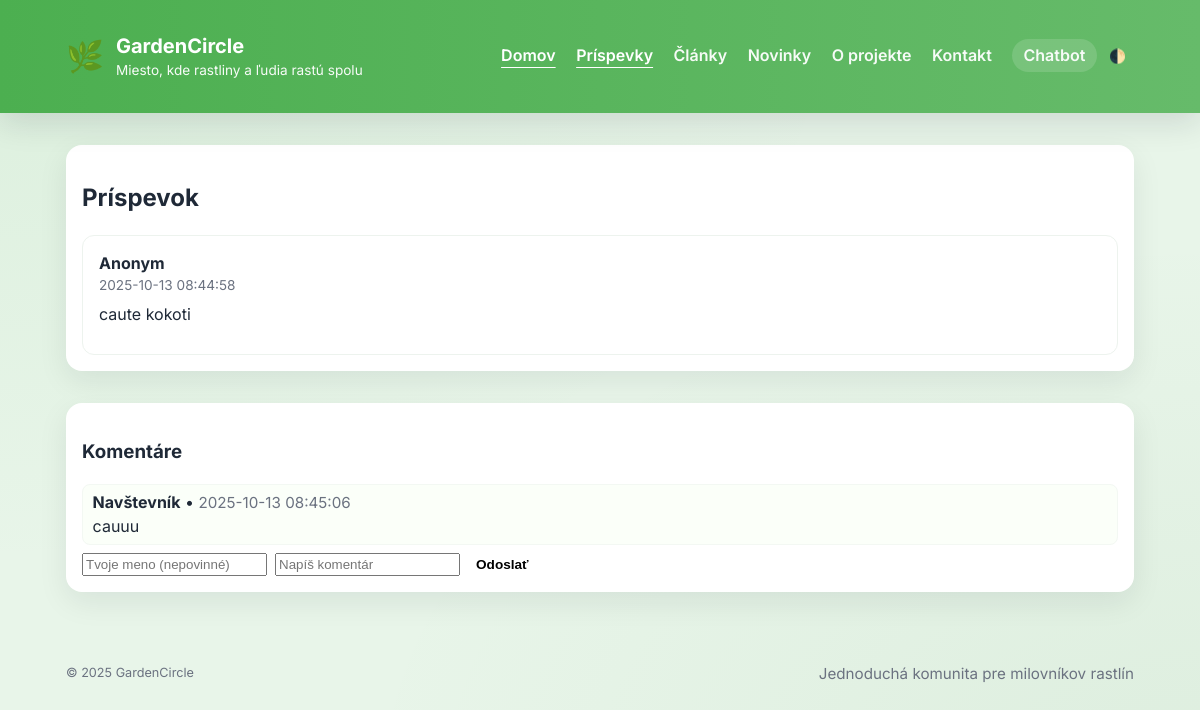
/posts/7, run on the app's committed database.
### tables this page shows
CREATE TABLE posts (
            id INTEGER PRIMARY KEY AUTOINCREMENT,
            author TEXT NOT NULL DEFAULT 'Anonym',
            content TEXT NOT NULL,
            created_at TIMESTAMP NOT NULL DEFAULT (datetime('now'))
        , image_path TEXT);

CREATE TABLE comments (
            id INTEGER PRIMARY KEY AUTOINCREMENT,
            post_id INTEGER NOT NULL,
            author TEXT NOT NULL DEFAULT 'Anonym',
            text TEXT NOT NULL,
            created_at TIMESTAMP NOT NULL DEFAULT (datetime('now')),
            FOREIGN KEY (post_id) REFERENCES posts(id) ON DELETE CASCADE
        );

### backend/routes.py (the view)
    @app.route("/posts/<int:post_id>")
    def post_detail(post_id: int):
        db = get_db()
        pc = db.execute("SELECT id, author, content, created_at FROM posts WHERE id=?", (post_id,)).fetchone()
        if not pc:
            return render_template("404.html"), 404
        comments = db.execute(
            "SELECT id, author, text, created_at FROM comments WHERE post_id=? ORDER BY created_at ASC",
            (post_id,),
        ).fetchall()
        comments_fmt = [
            {"id": r[0], "author": r[1], "text": r[2], "created_at": r[3]} for r in comments
        ]
        post = {"id": pc[0], "author": pc[1], "content": pc[2], "created_at": pc[3]}
        return render_template("post.html", post=post, comments=comments_fmt)

### backend/database.py (called while the page is built)
def get_db():
    db = getattr(g, "_database", None)
    if db is None:
        os.makedirs(os.path.dirname(DB_PATH), exist_ok=True)
        db = g._database = sqlite3.connect(DB_PATH)
        db.row_factory = sqlite3.Row
    return db

### templates/post.html (shortened to what this page needs)
{% extends 'base.html' %}
{% block body_class %}bg-leaf{% endblock %}
{% block content %}
    <section class="card full">
      <header class="section-header">
        <h2>Príspevok</h2>
      </header>
      <article class="post-card">
        <div class="post-header">
          <div class="meta">
            <strong class="author">{{ post.author }}</strong>
            <time class="time">{{ post.created_at }}</time>
          </div>
        </div>
        <p class="post-content">{{ post.content }}</p>
      </article>
    </section>
    <section class="card full">
      <header class="section-header">
        <h3>Komentáre</h3>
      </header>
      <ul class="comment-list">
        {% for c in comments %}
          <li>
            <strong>{{ c.author }}</strong> • <small class="muted">{{ c.created_at }}</small>
            <div>{{ c.text }}</div>
          </li>
        {% else %}
          <li class="muted">Zatiaľ žiadne komentáre.</li>
        {% endfor %}
      </ul>
      <form class="comment-form" method="post" action="{{ url_for('add_comment', post_id=post.id) }}">
        <input type="text" name="author" placeholder="Tvoje meno (nepovinné)">
        <input type="text" name="text" placeholder="Napíš komentár" required>
        <button class="btn small">Odoslať</button>
      </form>
    </section>
{% endblock %}

### static/css/style.css (style rules this page uses)
:root { --bg: #E8F5E9; --card: #ffffff; --accent: #4CAF50; --accent-dark: #2E7D32; --muted: #6b7280; --text: #1f2937; --radius: 16px; --shadow: 0 10px 30px rgba(16,24,40,0.08); --max-width: 1100px; --gap: 1rem; font-synthesis: none; }
* { box-sizing:border-box }
html,body { height:100% }
body { margin:0; font-family: Inter, system-ui, -apple-system, "Segoe UI", Roboto, "Helvetica Neue", Arial; background:var(--bg); color:var(--text); -webkit-font-smoothing:antialiased; -moz-osx-font-smoothing:grayscale; line-height:1.45; }
.full { grid-column:1/-1 }
.card { background:var(--card); border-radius:var(--radius); padding:1rem; margin-top:1rem; box-shadow:var(--shadow); transition: transform .12s ease, box-shadow .12s ease; }
.muted { color:var(--muted);font-size:.95rem }
.btn { display:inline-flex;align-items:center;gap:.5rem; border:0;padding:.5rem .75rem;border-radius:10px;cursor:pointer; font-weight:600; background:transparent; }
.btn.small { padding:.25rem .5rem;font-size:.85rem;border-radius:8px }
.post-card { padding:1rem;border-radius:12px;border:1px solid #edf3ee;background:var(--card) }
.post-header { display:flex;justify-content:space-between;align-items:flex-start }
.meta { display:flex;flex-direction:column }
.author { font-weight:700 }
.time { font-size:.85rem;color:var(--muted) }
.post-content { margin:0.5rem 0 0.75rem;white-space:pre-wrap }
.comment-list { list-style:none;padding:0;margin:0 0 .5rem 0 }
.comment-list li { padding:.4rem .6rem;border-radius:8px;margin-bottom:.35rem;background:#fbfff9;border:1px solid #f3f8f3 }
.comment-form { display:flex;gap:.5rem }
.bg-leaf { background-image: radial-gradient(ellipse at top left, rgba(76,175,80,.08), transparent 50%), radial-gradient(ellipse at bottom right, rgba(46,125,50,.06), transparent 50%); background-attachment: fixed; }

### data on the page
posts: author "Anonym", created_at "2025-10-13 08:44:58", content "caute kokoti"
comments: author "Navštevník", created_at "2025-10-13 08:45:06", text "cauuu"

### other printed values
{{ 2025 }} "2025"
